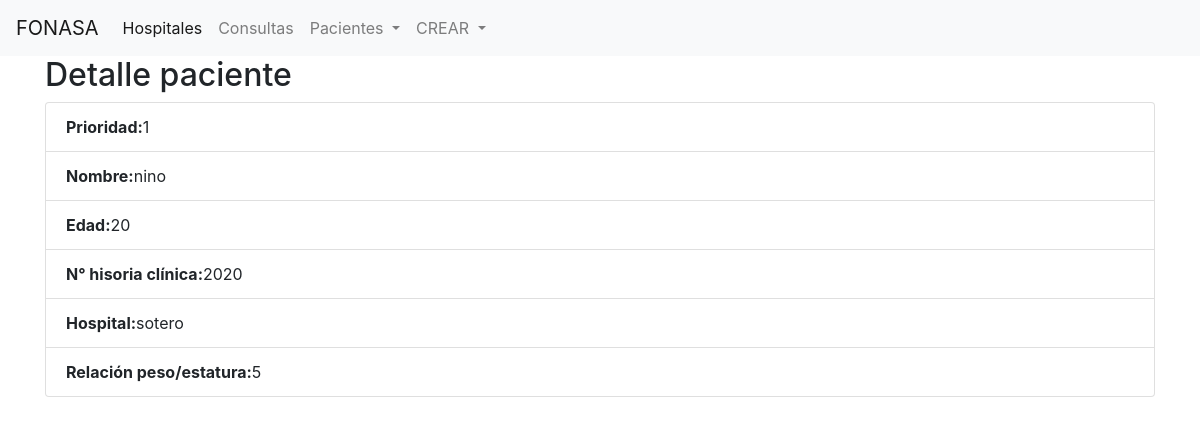
The page /pnino/8/ on the database its author committed.
### main/models.py (models this page shows, shortened)
class Paciente(models.Model):
    prioridad = models.PositiveIntegerField()
    nombre = models.CharField(max_length=60)
    edad = models.PositiveIntegerField()
    n_hist_clinica = models.PositiveIntegerField("N° historia clínica")
    hospitales = models.ForeignKey(Hospital, on_delete=models.CASCADE)
    class Meta:
        verbose_name = 'Paciente'
        verbose_name_plural = 'Pacientes'
        ordering = ('pk',)

class Hospital(models.Model):
    nombre = models.CharField(max_length=60)
    class Meta:
        verbose_name = 'Hospital'
        verbose_name_plural = 'Hospitales'
        ordering = ('nombre',)
    def __str__(self):
        return self.nombre

class Pnino(Paciente):
    rel_peso_estatura = models.PositiveIntegerField()
    class Meta:
        verbose_name = 'Pnino'
        verbose_name_plural = 'Pninos'
        ordering = ('pk',)

### main/views.py (the view)
# urls.py: path('pnino/<int:pk>/', PninoDetailView.as_view(), name='pnino_detail'),
class PninoDetailView(DetailView):
    model = Pnino
    template_name = 'pnino_detail.html'

### main/templates/pnino_detail.html
{% extends "base.html" %}
{% block content %}
<h2>Detalle paciente</h2>
<ul class="list-group">
    <li class="list-group-item"><b>Prioridad:</b>{{ object.prioridad }}</li>
    <li class="list-group-item"><b>Nombre:</b>{{ object.nombre }}</li>
    <li class="list-group-item"><b>Edad:</b>{{ object.edad }}</li>
    <li class="list-group-item"><b>N° hisoria clínica:</b>{{ object.n_hist_clinica }}</li>
    <li class="list-group-item"><b>Hospital:</b>{{ object.hospitales }}</li>
    <li class="list-group-item"><b>Relación peso/estatura:</b>{{ object.rel_peso_estatura }}</li>
</ul>
{%  endblock content%}

### rows shown on the page
Paciente: prioridad "1", nombre "nino", edad "20", n_hist_clinica "2020", hospitales "sotero"
Pnino: rel_peso_estatura "5"
